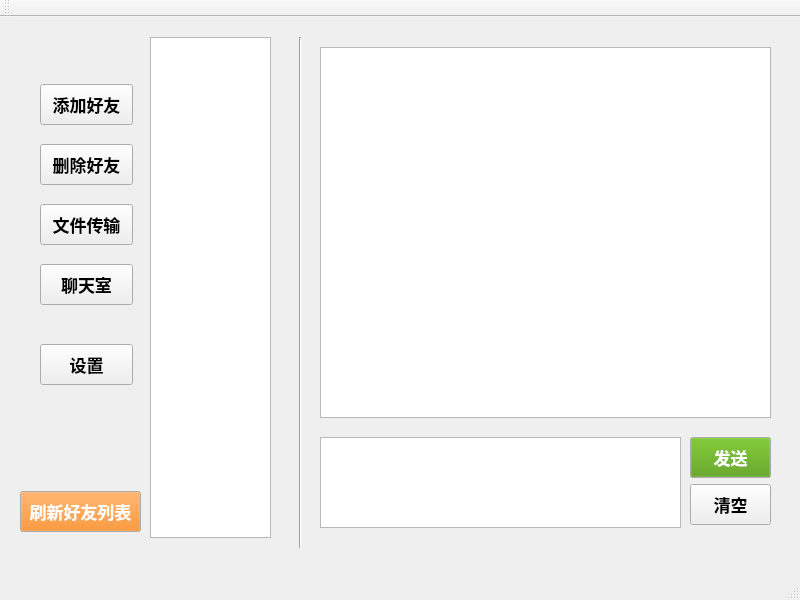
<?xml version="1.0" encoding="UTF-8"?>
<ui version="4.0">
 <class>MainWindow</class>
 <widget class="QMainWindow" name="MainWindow">
  <property name="geometry">
   <rect>
    <x>0</x>
    <y>0</y>
    <width>800</width>
    <height>600</height>
   </rect>
  </property>
  <property name="windowTitle">
   <string>MainWindow</string>
  </property>
  <widget class="QWidget" name="centralwidget">
   <widget class="QListWidget" name="friendList">
    <property name="geometry">
     <rect>
      <x>150</x>
      <y>20</y>
      <width>121</width>
      <height>501</height>
     </rect>
    </property>
   </widget>
   <widget class="QTextEdit" name="msgEdit">
    <property name="geometry">
     <rect>
      <x>320</x>
      <y>420</y>
      <width>361</width>
      <height>91</height>
     </rect>
    </property>
   </widget>
   <widget class="QTextBrowser" name="msgBrowser">
    <property name="geometry">
     <rect>
      <x>320</x>
      <y>30</y>
      <width>451</width>
      <height>371</height>
     </rect>
    </property>
   </widget>
   <widget class="QPushButton" name="addFriButton">
    <property name="geometry">
     <rect>
      <x>40</x>
      <y>67</y>
      <width>93</width>
      <height>41</height>
     </rect>
    </property>
    <property name="font">
     <font>
      <pointsize>13</pointsize>
      <weight>75</weight>
      <bold>true</bold>
     </font>
    </property>
    <property name="text">
     <string>添加好友</string>
    </property>
   </widget>
   <widget class="QPushButton" name="delFriButton">
    <property name="geometry">
     <rect>
      <x>40</x>
      <y>127</y>
      <width>93</width>
      <height>41</height>
     </rect>
    </property>
    <property name="font">
     <font>
      <pointsize>13</pointsize>
      <weight>75</weight>
      <bold>true</bold>
     </font>
    </property>
    <property name="text">
     <string>删除好友</string>
    </property>
   </widget>
   <widget class="QPushButton" name="sendFileButton">
    <property name="geometry">
     <rect>
      <x>40</x>
      <y>187</y>
      <width>93</width>
      <height>41</height>
     </rect>
    </property>
    <property name="font">
     <font>
      <pointsize>13</pointsize>
      <weight>75</weight>
      <bold>true</bold>
     </font>
    </property>
    <property name="text">
     <string>文件传输</string>
    </property>
   </widget>
   <widget class="QPushButton" name="freeTalkButton">
    <property name="geometry">
     <rect>
      <x>40</x>
      <y>247</y>
      <width>93</width>
      <height>41</height>
     </rect>
    </property>
    <property name="font">
     <font>
      <pointsize>13</pointsize>
      <weight>75</weight>
      <bold>true</bold>
     </font>
    </property>
    <property name="text">
     <string>聊天室</string>
    </property>
   </widget>
   <widget class="QPushButton" name="setButton">
    <property name="geometry">
     <rect>
      <x>40</x>
      <y>327</y>
      <width>93</width>
      <height>41</height>
     </rect>
    </property>
    <property name="font">
     <font>
      <pointsize>13</pointsize>
      <weight>75</weight>
      <bold>true</bold>
     </font>
    </property>
    <property name="text">
     <string>设置</string>
    </property>
   </widget>
   <widget class="QPushButton" name="sendButton">
    <property name="geometry">
     <rect>
      <x>690</x>
      <y>420</y>
      <width>81</width>
      <height>41</height>
     </rect>
    </property>
    <property name="palette">
     <palette>
      <active>
       <colorrole role="Button">
        <brush brushstyle="SolidPattern">
         <color alpha="255">
          <red>78</red>
          <green>154</green>
          <blue>6</blue>
         </color>
        </brush>
       </colorrole>
       <colorrole role="ButtonText">
        <brush brushstyle="SolidPattern">
         <color alpha="255">
          <red>255</red>
          <green>255</green>
          <blue>255</blue>
         </color>
        </brush>
       </colorrole>
      </active>
      <inactive>
       <colorrole role="Button">
        <brush brushstyle="SolidPattern">
         <color alpha="255">
          <red>78</red>
          <green>154</green>
          <blue>6</blue>
         </color>
        </brush>
       </colorrole>
       <colorrole role="ButtonText">
        <brush brushstyle="SolidPattern">
         <color alpha="255">
          <red>255</red>
          <green>255</green>
          <blue>255</blue>
         </color>
        </brush>
       </colorrole>
      </inactive>
      <disabled>
       <colorrole role="Button">
        <brush brushstyle="SolidPattern">
         <color alpha="255">
          <red>78</red>
          <green>154</green>
          <blue>6</blue>
         </color>
        </brush>
       </colorrole>
       <colorrole role="ButtonText">
        <brush brushstyle="SolidPattern">
         <color alpha="255">
          <red>190</red>
          <green>190</green>
          <blue>190</blue>
         </color>
        </brush>
       </colorrole>
      </disabled>
     </palette>
    </property>
    <property name="font">
     <font>
      <pointsize>13</pointsize>
      <weight>75</weight>
      <bold>true</bold>
     </font>
    </property>
    <property name="text">
     <string>发送</string>
    </property>
   </widget>
   <widget class="QPushButton" name="clearButton">
    <property name="geometry">
     <rect>
      <x>690</x>
      <y>467</y>
      <width>81</width>
      <height>41</height>
     </rect>
    </property>
    <property name="font">
     <font>
      <pointsize>13</pointsize>
      <weight>75</weight>
      <bold>true</bold>
     </font>
    </property>
    <property name="text">
     <string>清空</string>
    </property>
   </widget>
   <widget class="QPushButton" name="refreshButton">
    <property name="geometry">
     <rect>
      <x>20</x>
      <y>474</y>
      <width>121</width>
      <height>41</height>
     </rect>
    </property>
    <property name="palette">
     <palette>
      <active>
       <colorrole role="Button">
        <brush brushstyle="SolidPattern">
         <color alpha="255">
          <red>245</red>
          <green>121</green>
          <blue>0</blue>
         </color>
        </brush>
       </colorrole>
       <colorrole role="ButtonText">
        <brush brushstyle="SolidPattern">
         <color alpha="255">
          <red>255</red>
          <green>255</green>
          <blue>255</blue>
         </color>
        </brush>
       </colorrole>
      </active>
      <inactive>
       <colorrole role="Button">
        <brush brushstyle="SolidPattern">
         <color alpha="255">
          <red>245</red>
          <green>121</green>
          <blue>0</blue>
         </color>
        </brush>
       </colorrole>
       <colorrole role="ButtonText">
        <brush brushstyle="SolidPattern">
         <color alpha="255">
          <red>255</red>
          <green>255</green>
          <blue>255</blue>
         </color>
        </brush>
       </colorrole>
      </inactive>
      <disabled>
       <colorrole role="Button">
        <brush brushstyle="SolidPattern">
         <color alpha="255">
          <red>245</red>
          <green>121</green>
          <blue>0</blue>
         </color>
        </brush>
       </colorrole>
       <colorrole role="ButtonText">
        <brush brushstyle="SolidPattern">
         <color alpha="255">
          <red>190</red>
          <green>190</green>
          <blue>190</blue>
         </color>
        </brush>
       </colorrole>
      </disabled>
     </palette>
    </property>
    <property name="font">
     <font>
      <pointsize>13</pointsize>
      <weight>75</weight>
      <bold>true</bold>
     </font>
    </property>
    <property name="text">
     <string>刷新好友列表</string>
    </property>
   </widget>
   <widget class="Line" name="line">
    <property name="geometry">
     <rect>
      <x>290</x>
      <y>20</y>
      <width>20</width>
      <height>511</height>
     </rect>
    </property>
    <property name="orientation">
     <enum>Qt::Vertical</enum>
    </property>
   </widget>
  </widget>
  <widget class="QMenuBar" name="menubar">
   <property name="geometry">
    <rect>
     <x>0</x>
     <y>0</y>
     <width>800</width>
     <height>22</height>
    </rect>
   </property>
  </widget>
  <widget class="QStatusBar" name="statusbar"/>
  <widget class="QToolBar" name="toolBar">
   <property name="windowTitle">
    <string>toolBar</string>
   </property>
   <attribute name="toolBarArea">
    <enum>TopToolBarArea</enum>
   </attribute>
   <attribute name="toolBarBreak">
    <bool>false</bool>
   </attribute>
  </widget>
 </widget>
 <resources/>
 <connections/>
</ui>
